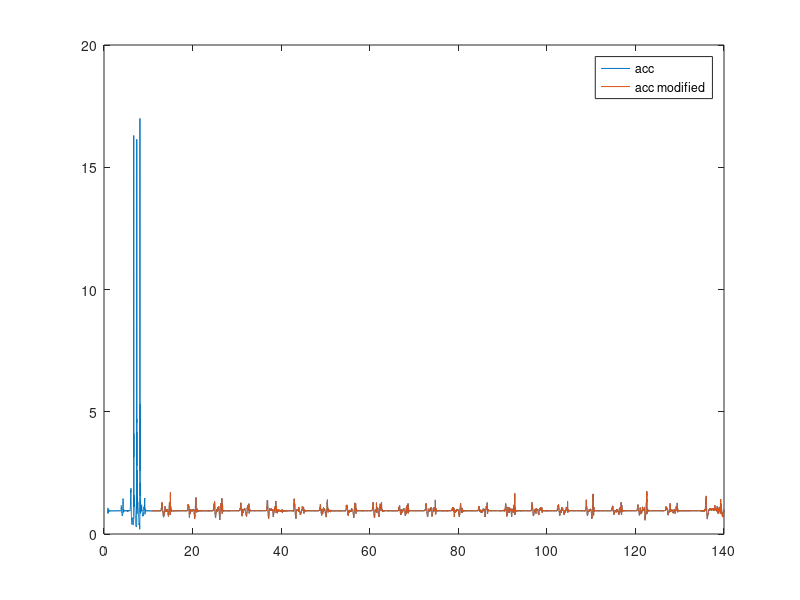
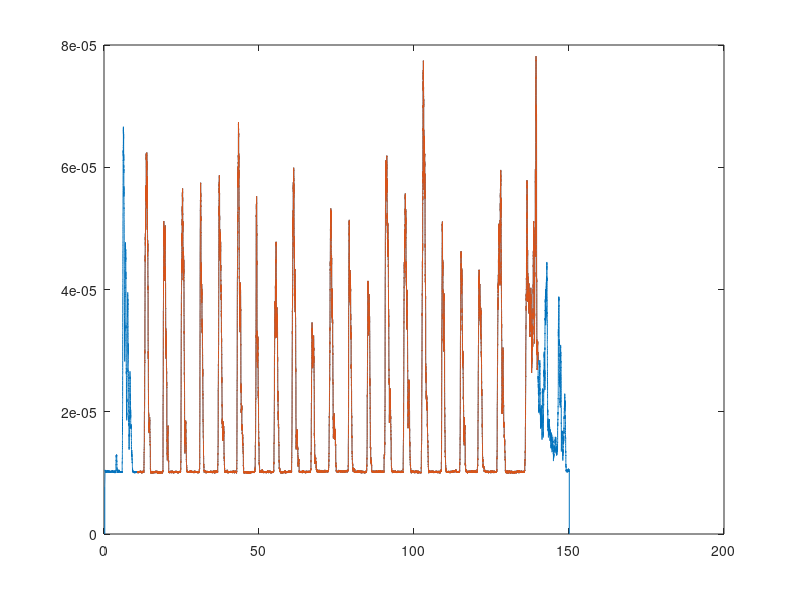

These figures' MATLAB source, in order:
 % Load acceleration data
close all;
clear;
clc;

load('acc.mat');

% Calculate the magnitude of the acceleration vector
AccX = AccX(100:end-1500);
AccY = AccY(100:end-1500);
AccZ = AccZ(100:end-1500);
Xs_acc = Xs_acc(100:end-1500);

acc_mag = sqrt(AccX.^2 + AccY.^2 + AccZ.^2);


% Smooth acceleration data using a moving average filter
window_size = 100;
smoothed_acc = movmean(acc_mag, window_size);

% Find local maxima in the smoothed acceleration data
min_peak_height = 2; % adjust as needed
min_peak_distance = 50; % adjust as needed
[peaks, locs] = findpeaks(acc_mag, 'MinPeakHeight', min_peak_height);

% [peaks, locs] = findpeaks(smoothed_acc);

% Identify the indices of the end of the third spike
num_spikes = 3; % adjust this value as needed
end_idx = locs(num_spikes);

figure;
plot(Xs_acc,acc_mag);
hold on;

start_time = Xs_acc(end_idx+500)
end_time = Xs_acc(end-1500)
% Delete everything before the end of the third spike
Xs_acc = Xs_acc(end_idx+500:end);
AccX = AccX(end_idx+500:end);
AccY = AccY(end_idx+500:end);
AccZ = AccZ(end_idx+500:end);

% Save the modified acceleration data to a new file
save('acc_modified.mat', 'Xs_acc', 'AccX', 'AccY', 'AccZ');
acc_mag = sqrt(AccX.^2 + AccY.^2 + AccZ.^2);

plot(Xs_acc,acc_mag);
hold off;
legend('acc','acc modified');
%%
load("emg.mat");

figure;
plot(Xs,emg_rms);       
idx = (Xs >= min(Xs_acc)) & (Xs <= max(Xs_acc));

Xs = Xs(idx);
emg = emg(idx);
emg_rms = emg_rms(idx);

hold on;
plot(Xs,emg_rms);
hold off;
save("emg_modified.mat","emg_rms","emg","Xs");